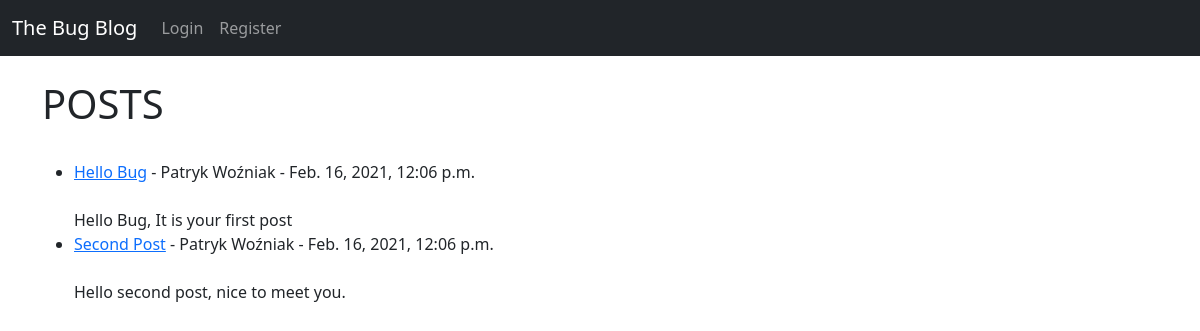
The page / on the database its author committed.
### bfg/models.py (models this page shows, shortened)
class Post(models.Model):
    title = models.CharField(max_length=255)
    author = models.ForeignKey(User, on_delete=models.CASCADE)
    body = models.TextField()
    time_pubication = models.DateTimeField(auto_now_add=True, )

### bfg/views.py (the view)
# urls.py: path('', HomeView.as_view(), name="home"),
class HomeView(ListView):
    model = Post
    template_name = "home.html"
    ordering = ['-time_pubication']

### bfg/templates/home.html (shortened to what this page needs)
{% extends "base.html" %}
{% block content %}
    <h1>POSTS</h1>
    <br/>
    <ul>
        {% for post in object_list %}
            <li><a href="{% url 'article-detail' post.pk %}">{{ post.title }}</a> - {{ post.author.first_name }}
                {{ post.author.last_name }} - {{ post.time_pubication }} <br/>
                <br/>
                {{ post.body }} </li>
        {% endfor %}
    </ul>
{% endblock %}

### bfg/templates/base.html (shortened to what this page needs)
<!doctype html>
<html lang="en">
<head>
    <link href="https://cdn.jsdelivr.net/npm/bootstrap@5.0.0-beta2/dist/css/bootstrap.min.css" rel="stylesheet"
>
</head>
<body>
<nav class="navbar navbar-expand-lg navbar-dark bg-dark">
    <div class="container-fluid">
        <a class="navbar-brand" href={% url 'home' %}>The Bug Blog</a>
        <div class="collapse navbar-collapse" id="navbarSupportedContent">
            <ul class="navbar-nav me-auto mb-2 mb-lg-0">
                {% if user.is_authenticated %}
                    <li class="nav-item">
                        <a class="nav-link" href="{% url 'add_post' %}">Add Post</a>
                    </li>
                    <li class="nav-item">
                        <a class="nav-link" href="{% url 'logout' %}">Logout</a>
                    </li>
                {% else %}
                    <li class="nav-item">
                        <a class="nav-link" href="{% url 'login' %}">Login</a>
                    </li>
                    <li class="nav-item">
                        <a class="nav-link" href="{% url 'register' %}">Register</a>
                    </li>
                {% endif %}
            </ul>
        </div>
    </div>
</nav>
<br/>
<div class="container">
    {% block content %}
    {% endblock %}
</div>
</body>
</html>

### rows shown on the page
Post: title "Hello Bug", author.first_name "Patryk", author.last_name "Woźniak", time_pubication "Feb. 16, 2021, 12:06 p.m.", body "Hello Bug, It is your first post"
Post: title "Second Post", author.first_name "Patryk", author.last_name "Woźniak", time_pubication "Feb. 16, 2021, 12:06 p.m.", body "Hello second post, nice to meet you."
